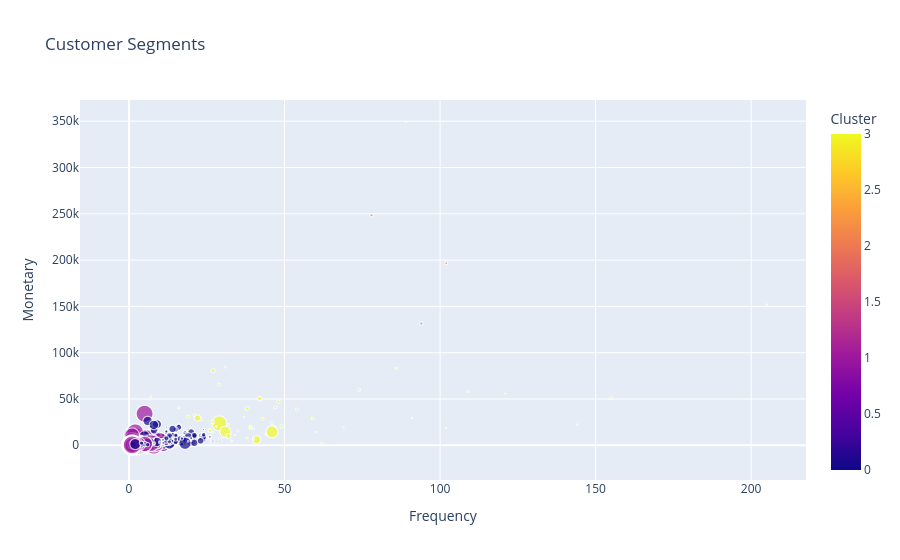

The code cell stored with this chart in its notebook:
### Code cell
# Customer segmentation plot
fig = px.scatter(
    rfm_df,
    x="Frequency",
    y="Monetary",
    color="Cluster",
    size="Recency",
    hover_data=["CustomerID"],
    title="Customer Segments"
)

fig.show()

### Figure 1 — Plotly figure (JSON) as saved in the notebook; plotly's stock layout.template omitted (floating-point values rounded to 4 significant figures; data arrays with more than 128 entries replaced by an {"elided": "..."} marker saying what was removed)
{"data": [{"customdata": {"elided": "4312x1 int values"}, "hovertemplate": "Frequency=%{x}<br>Monetary=%{y}<br>Recency=%{marker.size}<br>CustomerID=%{customdata[0]}<br>Cluster=%{marker.color}<extra></extra>", "legendgroup": "", "marker": {"color": {"elided": "4312 int values"}, "coloraxis": "coloraxis", "size": {"elided": "4312 int values"}, "sizemode": "area", "sizeref": 0.935, "symbol": "circle"}, "mode": "markers", "name": "", "showlegend": false, "type": "scattergl", "x": {"elided": "4312 int values"}, "xaxis": "x", "y": {"elided": "4312 float values"}, "yaxis": "y"}], "layout": {"coloraxis": {"colorbar": {"title": {"text": "Cluster"}}, "colorscale": [[0, "#0d0887"], [0.1111, "#46039f"], [0.2222, "#7201a8"], [0.3333, "#9c179e"], [0.4444, "#bd3786"], [0.5556, "#d8576b"], [0.6667, "#ed7953"], [0.7778, "#fb9f3a"], [0.8889, "#fdca26"], [1, "#f0f921"]]}, "legend": {"itemsizing": "constant", "tracegroupgap": 0}, "title": {"text": "Customer Segments"}, "xaxis": {"anchor": "y", "domain": [0, 1], "title": {"text": "Frequency"}}, "yaxis": {"anchor": "x", "domain": [0, 1], "title": {"text": "Monetary"}}}}
